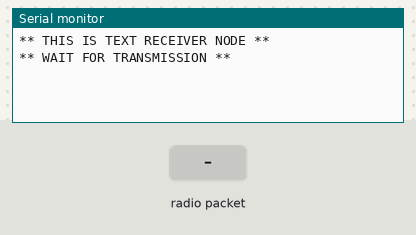
A sketch run on a simulated Arduino Uno, built with avr-gcc and run on an emulated ATmega328P. Shown: the last lines printed to the serial monitor. Inputs (shaded band) come from the test bench. No radio packets arrive unless stated.

Above: at 1.2 s.
1.3 s: radio packet "1" arrives
At 2.5 s:
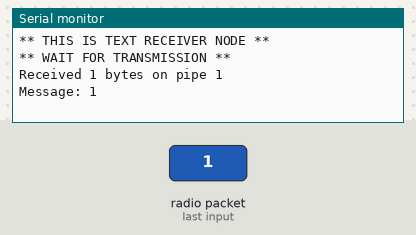
2.8 s: radio packet "0" arrives
At 3.9 s:
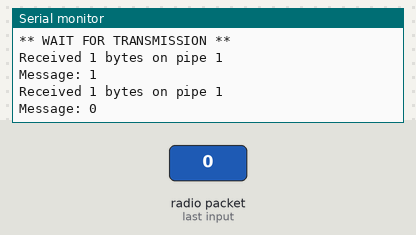
4.3 s: radio packet "2" arrives
At 5.0 s:
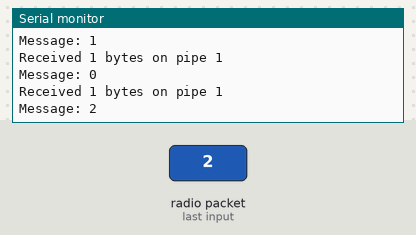

The sketch:

Text_Receiver.ino
```cpp
#include <SPI.h>
#include <RF24.h>
#include <RF24_config.h>
#include <nRF24L01.h>
#include <printf.h>

#define CE_PIN 2
#define CSN_PIN 4

//instantiate a radio object
RF24 radio(CE_PIN, CSN_PIN);

// addresses for the node
uint8_t address[][6] = { "1NODE" , "2NODE" };

bool radioNumber = 0; // 0: address[0] for transmission, 1: address[1] for transmission.

String payload;

void setup() {
    //  init serial
  Serial.begin(115200);
  while (!Serial) {
    //  ensure serial is established
  }

  // init transceiver
  if(!radio.begin()){
    Serial.println("RADIO NOT RESPONDING");
    while(true) {} // hold in infinite loop if radio could not begin.
  }

  //print which node this is
  Serial.println("** THIS IS TEXT RECEIVER NODE **");
  Serial.println("** WAIT FOR TRANSMISSION **");

  //  set PA level to low for testing
  radio.setPALevel(RF24_PA_LOW);

  radio.openReadingPipe(1, address[!radioNumber]);

  radio.startListening();
}

void loop() {
  uint8_t pipe;
  if (radio.available(&pipe)) {
    char buffer[32] = {0};  // Ensure it's zero-initialized
    radio.read(&buffer, sizeof(buffer));
    payload = String(buffer);

    Serial.print("Received ");
    Serial.print(strlen(buffer));
    Serial.print(" bytes on pipe ");
    Serial.println(pipe);

    Serial.print("Message: ");
    Serial.println(payload);
  }
}
```

Measured:
- after the input at 1.3 s, the serial monitor: prints a new line at once (image 1)
- after the input at 2.8 s, the serial monitor: prints a new line at once (image 2)
- after the input at 4.3 s, the serial monitor: prints a new line at once (image 3)
